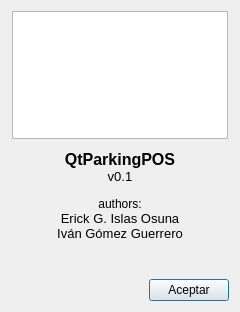
<?xml version="1.0" encoding="UTF-8"?>
<ui version="4.0">
 <class>QAboutDialog</class>
 <widget class="QDialog" name="QAboutDialog">
  <property name="geometry">
   <rect>
    <x>0</x>
    <y>0</y>
    <width>240</width>
    <height>312</height>
   </rect>
  </property>
  <property name="windowTitle">
   <string>Dialog</string>
  </property>
  <layout class="QVBoxLayout" name="verticalLayout">
   <item>
    <layout class="QHBoxLayout" name="horizontalLayout_2">
     <item>
      <spacer name="horizontalSpacer_2">
       <property name="orientation">
        <enum>Qt::Horizontal</enum>
       </property>
       <property name="sizeHint" stdset="0">
        <size>
         <width>40</width>
         <height>20</height>
        </size>
       </property>
      </spacer>
     </item>
     <item>
      <widget class="QGraphicsView" name="graphicsView"/>
     </item>
     <item>
      <spacer name="horizontalSpacer_3">
       <property name="orientation">
        <enum>Qt::Horizontal</enum>
       </property>
       <property name="sizeHint" stdset="0">
        <size>
         <width>40</width>
         <height>20</height>
        </size>
       </property>
      </spacer>
     </item>
    </layout>
   </item>
   <item>
    <widget class="QTextBrowser" name="textBrowser">
     <property name="styleSheet">
      <string notr="true">background-color: rgba(255, 255, 255, 0);
border-color: rgba(255, 255, 255, 0);</string>
     </property>
     <property name="html">
      <string>&lt;!DOCTYPE HTML PUBLIC &quot;-//W3C//DTD HTML 4.0//EN&quot; &quot;http://www.w3.org/TR/REC-html40/strict.dtd&quot;&gt;
&lt;html&gt;&lt;head&gt;&lt;meta name=&quot;qrichtext&quot; content=&quot;1&quot; /&gt;&lt;style type=&quot;text/css&quot;&gt;
p, li { white-space: pre-wrap; }
&lt;/style&gt;&lt;/head&gt;&lt;body style=&quot; font-family:'MS Shell Dlg 2'; font-size:8.25pt; font-weight:400; font-style:normal;&quot;&gt;
&lt;p align=&quot;center&quot; style=&quot; margin-top:0px; margin-bottom:0px; margin-left:0px; margin-right:0px; -qt-block-indent:0; text-indent:0px;&quot;&gt;&lt;span style=&quot; font-size:12pt; font-weight:600;&quot;&gt;QtParkingPOS&lt;/span&gt;&lt;/p&gt;
&lt;p align=&quot;center&quot; style=&quot; margin-top:0px; margin-bottom:0px; margin-left:0px; margin-right:0px; -qt-block-indent:0; text-indent:0px;&quot;&gt;&lt;span style=&quot; font-size:10pt;&quot;&gt;v0.1&lt;/span&gt;&lt;/p&gt;
&lt;p align=&quot;center&quot; style=&quot;-qt-paragraph-type:empty; margin-top:0px; margin-bottom:0px; margin-left:0px; margin-right:0px; -qt-block-indent:0; text-indent:0px;&quot;&gt;&lt;br /&gt;&lt;/p&gt;
&lt;p align=&quot;center&quot; style=&quot; margin-top:0px; margin-bottom:0px; margin-left:0px; margin-right:0px; -qt-block-indent:0; text-indent:0px;&quot;&gt;&lt;span style=&quot; font-size:9pt;&quot;&gt;authors:&lt;/span&gt;&lt;/p&gt;
&lt;p align=&quot;center&quot; style=&quot; margin-top:0px; margin-bottom:0px; margin-left:0px; margin-right:0px; -qt-block-indent:0; text-indent:0px;&quot;&gt;&lt;span style=&quot; font-size:10pt;&quot;&gt;Erick G. Islas Osuna&lt;/span&gt;&lt;/p&gt;
&lt;p align=&quot;center&quot; style=&quot; margin-top:0px; margin-bottom:0px; margin-left:0px; margin-right:0px; -qt-block-indent:0; text-indent:0px;&quot;&gt;&lt;span style=&quot; font-size:10pt;&quot;&gt;Iván Gómez Guerrero&lt;/span&gt;&lt;/p&gt;&lt;/body&gt;&lt;/html&gt;</string>
     </property>
    </widget>
   </item>
   <item>
    <layout class="QHBoxLayout" name="horizontalLayout">
     <item>
      <spacer name="horizontalSpacer">
       <property name="orientation">
        <enum>Qt::Horizontal</enum>
       </property>
       <property name="sizeHint" stdset="0">
        <size>
         <width>40</width>
         <height>20</height>
        </size>
       </property>
      </spacer>
     </item>
     <item>
      <widget class="QPushButton" name="aceptarPButton">
       <property name="text">
        <string>Aceptar</string>
       </property>
      </widget>
     </item>
    </layout>
   </item>
  </layout>
 </widget>
 <resources/>
 <connections>
  <connection>
   <sender>aceptarPButton</sender>
   <signal>released()</signal>
   <receiver>QAboutDialog</receiver>
   <slot>close()</slot>
   <hints>
    <hint type="sourcelabel">
     <x>189</x>
     <y>292</y>
    </hint>
    <hint type="destinationlabel">
     <x>99</x>
     <y>285</y>
    </hint>
   </hints>
  </connection>
 </connections>
</ui>
